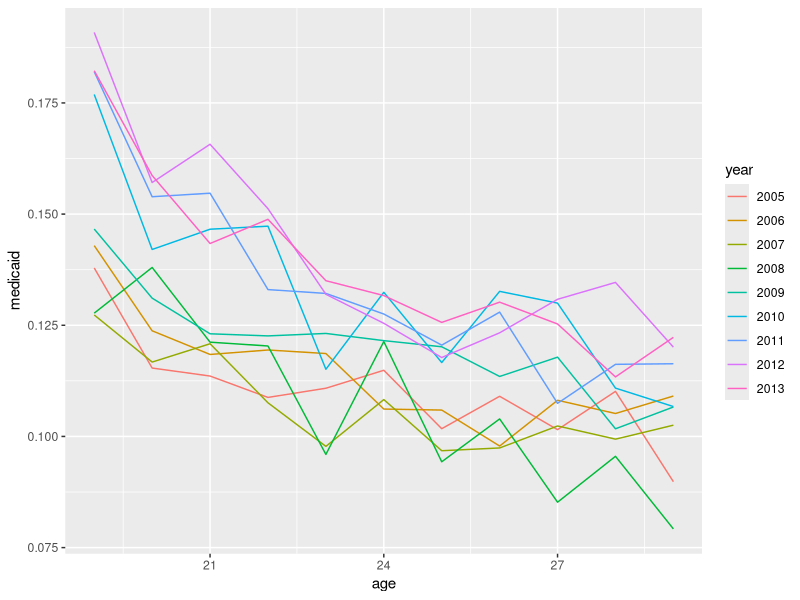
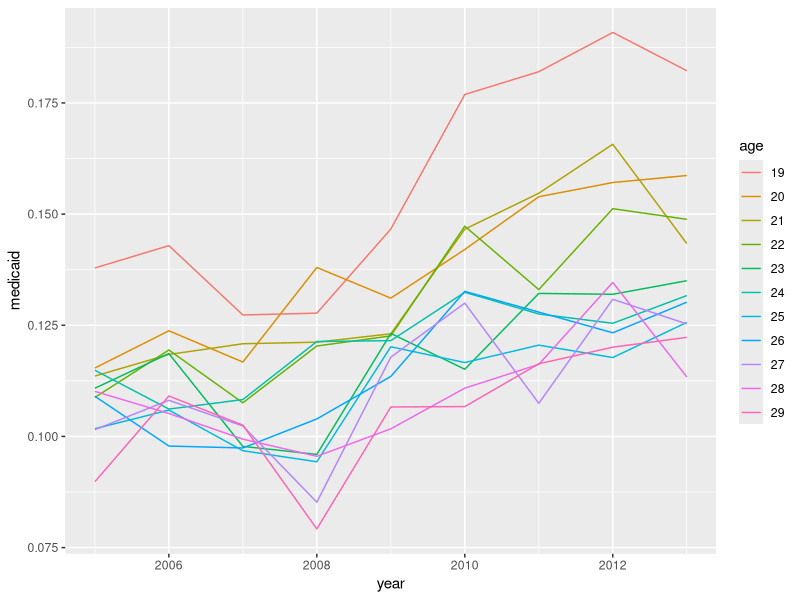
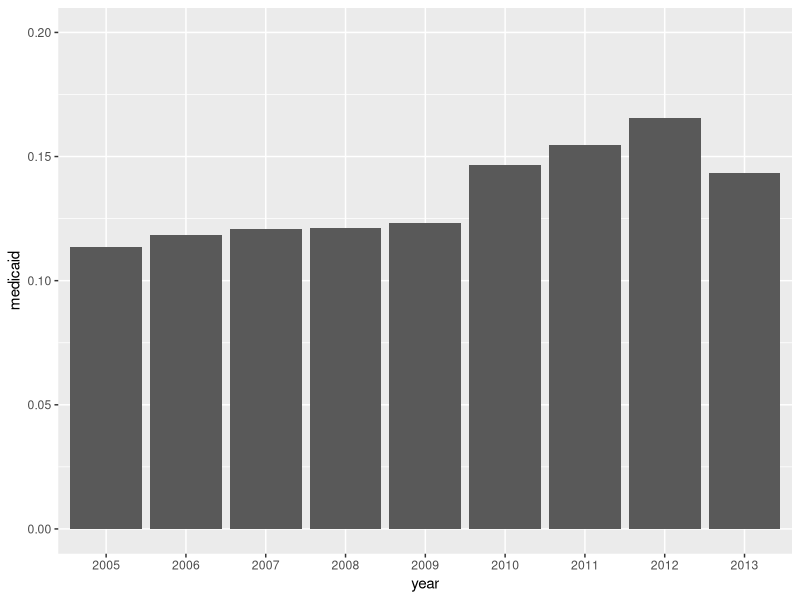

Source code (R) for these figures, in order:
install.packages(c("haven","dplyr","tidyverse"))
library(haven)
library(dplyr)
library(tidyverse)
data <- read_dta("aca_data_march_cps.dta")
ageSeries <- summarize(
  select(
    group_by(data,year,age),
    any_insurance, pvt_insurance, emp_prov_ins, medicaid
  ),
  any = mean(any_insurance, na.rm = TRUE),
  pvt = mean(pvt_insurance, na.rm = TRUE),
  emp = mean(emp_prov_ins, na.rm = TRUE),
  medicaid = mean(medicaid, na.rm = TRUE),
)

ggplot(
  mutate(
    select(ageSeries, year, age, medicaid),
    year = as.character(year)
  ),
  aes(
    x = age, 
    y = medicaid,
    color = year
  )
) + geom_line()

ggplot(
  mutate(
    select(ageSeries, year, age, medicaid),
    age = as.character(age)
  ),
  aes(
    x = year, 
    y = medicaid,
    color = age
  )
) + geom_line()

#plt_anyOT <- 
ggplot(
  mutate(
    select(filter(ageSeries, age == 21), year, medicaid),
    year = as.character(year)
  ),
  aes(year,medicaid)
) + geom_col() + ylim(0,0.2)

